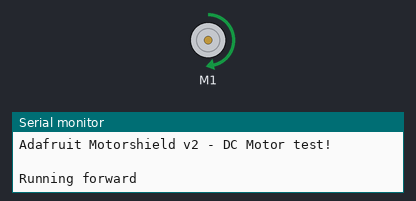
A sketch run on a simulated Arduino Uno, built with avr-gcc and run on an emulated ATmega328P. Parts: DC motor (green arrow = forward, orange = backward, longer = faster), the last lines printed to the serial monitor.

Above: at 0.5 s.
At 2.5 s:
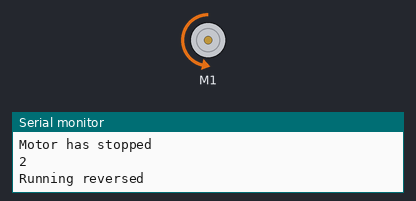
At 3.5 s:
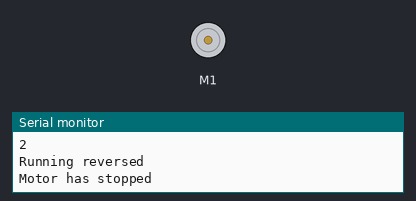
Timing chart, 0 to 5.2 s (numbered marks = the images above):
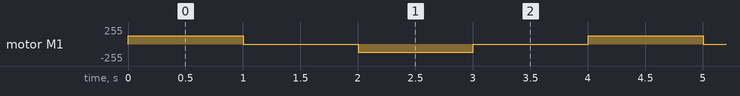

Measured:
- by itself, motor M1: repeats every 4.0 s: stopped 1.0 s, backward 125/255 1.0 s, stopped 1.0 s, forward 125/255 1.0 s

The sketch:

MikesMotor.ino
```cpp
/*
This program uses the Adafruit motor shield to drive a motor forward and backward. Everytime the motor changes direction it prints either "Running forward" or "Running in reverse" or
"Motor has stopped."
*/

#include <Wire.h>
#include <Adafruit_MotorShield.h>
// These librarys are needed to run the motor driver circuit.

Adafruit_MotorShield FeatherBoard = Adafruit_MotorShield();
Adafruit_DCMotor *leftmotor = FeatherBoard.getMotor(1);


void setup() {
  // put your setup code here, to run once:
Serial.begin(9600);           // set up Serial library at 9600 bps
Serial.println("Adafruit Motorshield v2 - DC Motor test! \n \r");

  FeatherBoard.begin();  // create with the default frequency 1.6KHz
  //AFMS.begin(1000);  // OR with a different frequency, say 1KHz
}

void loop() {
//Print forward
leftmotor->run(FORWARD);
leftmotor->setSpeed(125);
//run forward
Serial.println("Running forward \r");
// wait a second
delay(1000);

//Stop
leftmotor->run(RELEASE);
//Print Stopped
Serial.println("Motor has stopped \r");
//Wait a second
delay(1000);

leftmotor->run(BACKWARD);
leftmotor->setSpeed(125);
//run in reverse
Serial.println(BACKWARD, DEC);
Serial.println("Running reversed \r");
// wait a second
delay(1000);

//Stop
leftmotor->run(RELEASE);
//Print Stopped
Serial.println("Motor has stopped \r");
//Wait a second
delay(1000);
}
```
